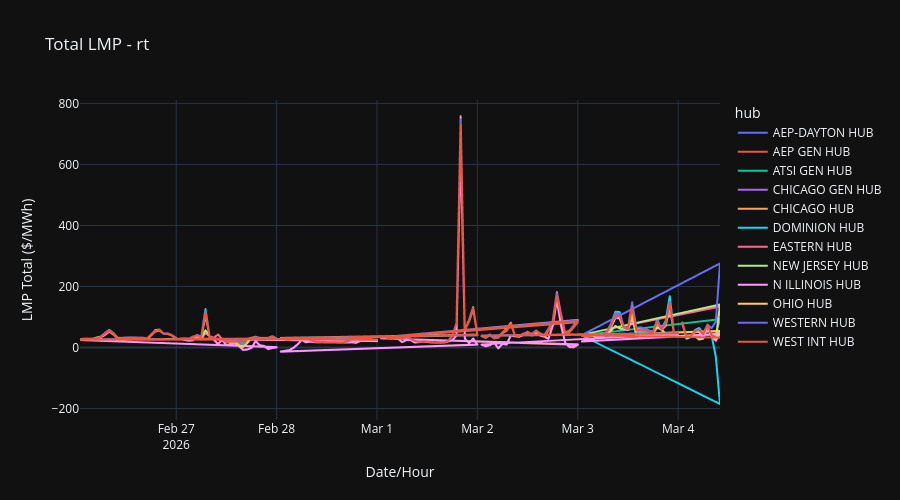
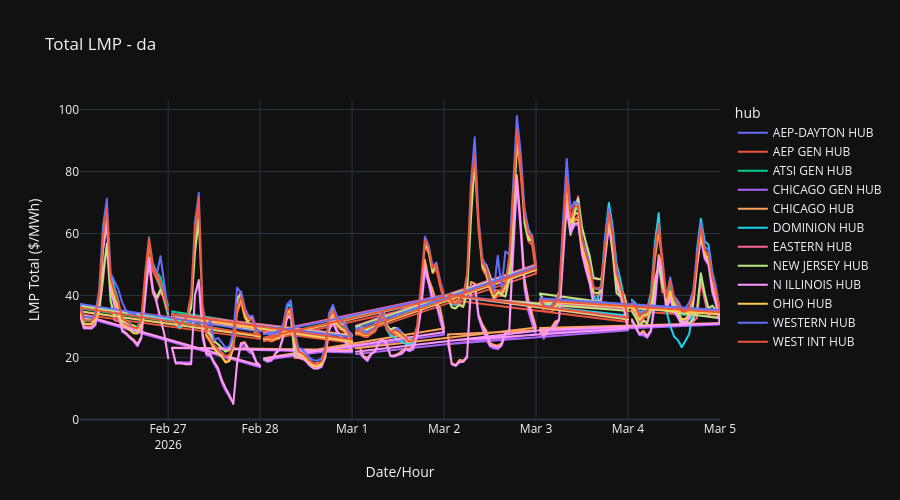
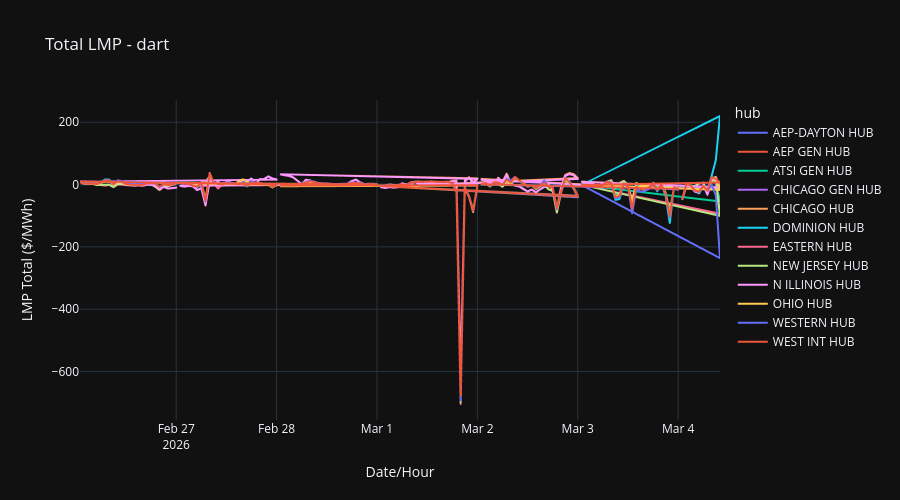

The notebook cell saved with these charts, in order:
### Markdown cell above
## Total LMP by Hub and Market

### Code cell
for market in df["market"].unique():
    df_market = df[df["market"] == market]
    fig = px.line(
        df_market,
        x="datetime",
        y="lmp_total",
        color="hub",
        title=f"Total LMP - {market}",
        labels={"lmp_total": "LMP Total ($/MWh)", "datetime": "Date/Hour"},
    )
    fig.update_layout(template="plotly_dark", height=500)
    fig.show()

### Figure 1 — Plotly figure (JSON) as saved in the notebook; plotly's stock layout.template omitted (floating-point values rounded to 4 significant figures; data arrays with more than 128 entries replaced by an {"elided": "..."} marker saying what was removed)
{"data": [{"hovertemplate": "hub=AEP-DAYTON HUB<br>Date/Hour=%{x}<br>LMP Total ($/MWh)=%{y}<extra></extra>", "legendgroup": "AEP-DAYTON HUB", "line": {"color": "#636efa", "dash": "solid"}, "marker": {"symbol": "circle"}, "mode": "lines", "name": "AEP-DAYTON HUB", "showlegend": true, "type": "scattergl", "x": {"elided": "154 str values"}, "xaxis": "x", "y": {"elided": "154 float values"}, "yaxis": "y"}, {"hovertemplate": "hub=AEP GEN HUB<br>Date/Hour=%{x}<br>LMP Total ($/MWh)=%{y}<extra></extra>", "legendgroup": "AEP GEN HUB", "line": {"color": "#EF553B", "dash": "solid"}, "marker": {"symbol": "circle"}, "mode": "lines", "name": "AEP GEN HUB", "showlegend": true, "type": "scattergl", "x": {"elided": "154 str values"}, "xaxis": "x", "y": {"elided": "154 float values"}, "yaxis": "y"}, {"hovertemplate": "hub=ATSI GEN HUB<br>Date/Hour=%{x}<br>LMP Total ($/MWh)=%{y}<extra></extra>", "legendgroup": "ATSI GEN HUB", "line": {"color": "#00cc96", "dash": "solid"}, "marker": {"symbol": "circle"}, "mode": "lines", "name": "ATSI GEN HUB", "showlegend": true, "type": "scattergl", "x": {"elided": "154 str values"}, "xaxis": "x", "y": {"elided": "154 float values"}, "yaxis": "y"}, {"hovertemplate": "hub=CHICAGO GEN HUB<br>Date/Hour=%{x}<br>LMP Total ($/MWh)=%{y}<extra></extra>", "legendgroup": "CHICAGO GEN HUB", "line": {"color": "#ab63fa", "dash": "solid"}, "marker": {"symbol": "circle"}, "mode": "lines", "name": "CHICAGO GEN HUB", "showlegend": true, "type": "scattergl", "x": {"elided": "154 str values"}, "xaxis": "x", "y": {"elided": "154 float values"}, "yaxis": "y"}, {"hovertemplate": "hub=CHICAGO HUB<br>Date/Hour=%{x}<br>LMP Total ($/MWh)=%{y}<extra></extra>", "legendgroup": "CHICAGO HUB", "line": {"color": "#FFA15A", "dash": "solid"}, "marker": {"symbol": "circle"}, "mode": "lines", "name": "CHICAGO HUB", "showlegend": true, "type": "scattergl", "x": {"elided": "154 str values"}, "xaxis": "x", "y": {"elided": "154 float values"}, "yaxis": "y"}, {"hovertemplate": "hub=DOMINION HUB<br>Date/Hour=%{x}<br>LMP Total ($/MWh)=%{y}<extra></extra>", "legendgroup": "DOMINION HUB", "line": {"color": "#19d3f3", "dash": "solid"}, "marker": {"symbol": "circle"}, "mode": "lines", "name": "DOMINION HUB", "showlegend": true, "type": "scattergl", "x": {"elided": "154 str values"}, "xaxis": "x", "y": {"elided": "154 float values"}, "yaxis": "y"}, {"hovertemplate": "hub=EASTERN HUB<br>Date/Hour=%{x}<br>LMP Total ($/MWh)=%{y}<extra></extra>", "legendgroup": "EASTERN HUB", "line": {"color": "#FF6692", "dash": "solid"}, "marker": {"symbol": "circle"}, "mode": "lines", "name": "EASTERN HUB", "showlegend": true, "type": "scattergl", "x": {"elided": "154 str values"}, "xaxis": "x", "y": {"elided": "154 float values"}, "yaxis": "y"}, {"hovertemplate": "hub=NEW JERSEY HUB<br>Date/Hour=%{x}<br>LMP Total ($/MWh)=%{y}<extra></extra>", "legendgroup": "NEW JERSEY HUB", "line": {"color": "#B6E880", "dash": "solid"}, "marker": {"symbol": "circle"}, "mode": "lines", "name": "NEW JERSEY HUB", "showlegend": true, "type": "scattergl", "x": {"elided": "154 str values"}, "xaxis": "x", "y": {"elided": "154 float values"}, "yaxis": "y"}, {"hovertemplate": "hub=N ILLINOIS HUB<br>Date/Hour=%{x}<br>LMP Total ($/MWh)=%{y}<extra></extra>", "legendgroup": "N ILLINOIS HUB", "line": {"color": "#FF97FF", "dash": "solid"}, "marker": {"symbol": "circle"}, "mode": "lines", "name": "N ILLINOIS HUB", "showlegend": true, "type": "scattergl", "x": {"elided": "154 str values"}, "xaxis": "x", "y": {"elided": "154 float values"}, "yaxis": "y"}, {"hovertemplate": "hub=OHIO HUB<br>Date/Hour=%{x}<br>LMP Total ($/MWh)=%{y}<extra></extra>", "legendgroup": "OHIO HUB", "line": {"color": "#FECB52", "dash": "solid"}, "marker": {"symbol": "circle"}, "mode": "lines", "name": "OHIO HUB", "showlegend": true, "type": "scattergl", "x": {"elided": "154 str values"}, "xaxis": "x", "y": {"elided": "154 float values"}, "yaxis": "y"}, {"hovertemplate": "hub=WESTERN HUB<br>Date/Hour=%{x}<br>LMP Total ($/MWh)=%{y}<extra></extra>", "legendgroup": "WESTERN HUB", "line": {"color": "#636efa", "dash": "solid"}, "marker": {"symbol": "circle"}, "mode": "lines", "name": "WESTERN HUB", "showlegend": true, "type": "scattergl", "x": {"elided": "154 str values"}, "xaxis": "x", "y": {"elided": "154 float values"}, "yaxis": "y"}, {"hovertemplate": "hub=WEST INT HUB<br>Date/Hour=%{x}<br>LMP Total ($/MWh)=%{y}<extra></extra>", "legendgroup": "WEST INT HUB", "line": {"color": "#EF553B", "dash": "solid"}, "marker": {"symbol": "circle"}, "mode": "lines", "name": "WEST INT HUB", "showlegend": true, "type": "scattergl", "x": {"elided": "154 str values"}, "xaxis": "x", "y": {"elided": "154 float values"}, "yaxis": "y"}], "layout": {"height": 500, "legend": {"title": {"text": "hub"}, "tracegroupgap": 0}, "title": {"text": "Total LMP - rt"}, "xaxis": {"anchor": "y", "domain": [0, 1], "title": {"text": "Date/Hour"}}, "yaxis": {"anchor": "x", "domain": [0, 1], "title": {"text": "LMP Total ($/MWh)"}}}}

### Figure 2 — Plotly figure (JSON) as saved in the notebook; plotly's stock layout.template omitted (floating-point values rounded to 4 significant figures; data arrays with more than 128 entries replaced by an {"elided": "..."} marker saying what was removed)
{"data": [{"hovertemplate": "hub=AEP-DAYTON HUB<br>Date/Hour=%{x}<br>LMP Total ($/MWh)=%{y}<extra></extra>", "legendgroup": "AEP-DAYTON HUB", "line": {"color": "#636efa", "dash": "solid"}, "marker": {"symbol": "circle"}, "mode": "lines", "name": "AEP-DAYTON HUB", "showlegend": true, "type": "scattergl", "x": {"elided": "168 str values"}, "xaxis": "x", "y": {"elided": "168 float values"}, "yaxis": "y"}, {"hovertemplate": "hub=AEP GEN HUB<br>Date/Hour=%{x}<br>LMP Total ($/MWh)=%{y}<extra></extra>", "legendgroup": "AEP GEN HUB", "line": {"color": "#EF553B", "dash": "solid"}, "marker": {"symbol": "circle"}, "mode": "lines", "name": "AEP GEN HUB", "showlegend": true, "type": "scattergl", "x": {"elided": "168 str values"}, "xaxis": "x", "y": {"elided": "168 float values"}, "yaxis": "y"}, {"hovertemplate": "hub=ATSI GEN HUB<br>Date/Hour=%{x}<br>LMP Total ($/MWh)=%{y}<extra></extra>", "legendgroup": "ATSI GEN HUB", "line": {"color": "#00cc96", "dash": "solid"}, "marker": {"symbol": "circle"}, "mode": "lines", "name": "ATSI GEN HUB", "showlegend": true, "type": "scattergl", "x": {"elided": "168 str values"}, "xaxis": "x", "y": {"elided": "168 float values"}, "yaxis": "y"}, {"hovertemplate": "hub=CHICAGO GEN HUB<br>Date/Hour=%{x}<br>LMP Total ($/MWh)=%{y}<extra></extra>", "legendgroup": "CHICAGO GEN HUB", "line": {"color": "#ab63fa", "dash": "solid"}, "marker": {"symbol": "circle"}, "mode": "lines", "name": "CHICAGO GEN HUB", "showlegend": true, "type": "scattergl", "x": {"elided": "168 str values"}, "xaxis": "x", "y": {"elided": "168 float values"}, "yaxis": "y"}, {"hovertemplate": "hub=CHICAGO HUB<br>Date/Hour=%{x}<br>LMP Total ($/MWh)=%{y}<extra></extra>", "legendgroup": "CHICAGO HUB", "line": {"color": "#FFA15A", "dash": "solid"}, "marker": {"symbol": "circle"}, "mode": "lines", "name": "CHICAGO HUB", "showlegend": true, "type": "scattergl", "x": {"elided": "168 str values"}, "xaxis": "x", "y": {"elided": "168 float values"}, "yaxis": "y"}, {"hovertemplate": "hub=DOMINION HUB<br>Date/Hour=%{x}<br>LMP Total ($/MWh)=%{y}<extra></extra>", "legendgroup": "DOMINION HUB", "line": {"color": "#19d3f3", "dash": "solid"}, "marker": {"symbol": "circle"}, "mode": "lines", "name": "DOMINION HUB", "showlegend": true, "type": "scattergl", "x": {"elided": "168 str values"}, "xaxis": "x", "y": {"elided": "168 float values"}, "yaxis": "y"}, {"hovertemplate": "hub=EASTERN HUB<br>Date/Hour=%{x}<br>LMP Total ($/MWh)=%{y}<extra></extra>", "legendgroup": "EASTERN HUB", "line": {"color": "#FF6692", "dash": "solid"}, "marker": {"symbol": "circle"}, "mode": "lines", "name": "EASTERN HUB", "showlegend": true, "type": "scattergl", "x": {"elided": "168 str values"}, "xaxis": "x", "y": {"elided": "168 float values"}, "yaxis": "y"}, {"hovertemplate": "hub=NEW JERSEY HUB<br>Date/Hour=%{x}<br>LMP Total ($/MWh)=%{y}<extra></extra>", "legendgroup": "NEW JERSEY HUB", "line": {"color": "#B6E880", "dash": "solid"}, "marker": {"symbol": "circle"}, "mode": "lines", "name": "NEW JERSEY HUB", "showlegend": true, "type": "scattergl", "x": {"elided": "168 str values"}, "xaxis": "x", "y": {"elided": "168 float values"}, "yaxis": "y"}, {"hovertemplate": "hub=N ILLINOIS HUB<br>Date/Hour=%{x}<br>LMP Total ($/MWh)=%{y}<extra></extra>", "legendgroup": "N ILLINOIS HUB", "line": {"color": "#FF97FF", "dash": "solid"}, "marker": {"symbol": "circle"}, "mode": "lines", "name": "N ILLINOIS HUB", "showlegend": true, "type": "scattergl", "x": {"elided": "168 str values"}, "xaxis": "x", "y": {"elided": "168 float values"}, "yaxis": "y"}, {"hovertemplate": "hub=OHIO HUB<br>Date/Hour=%{x}<br>LMP Total ($/MWh)=%{y}<extra></extra>", "legendgroup": "OHIO HUB", "line": {"color": "#FECB52", "dash": "solid"}, "marker": {"symbol": "circle"}, "mode": "lines", "name": "OHIO HUB", "showlegend": true, "type": "scattergl", "x": {"elided": "168 str values"}, "xaxis": "x", "y": {"elided": "168 float values"}, "yaxis": "y"}, {"hovertemplate": "hub=WESTERN HUB<br>Date/Hour=%{x}<br>LMP Total ($/MWh)=%{y}<extra></extra>", "legendgroup": "WESTERN HUB", "line": {"color": "#636efa", "dash": "solid"}, "marker": {"symbol": "circle"}, "mode": "lines", "name": "WESTERN HUB", "showlegend": true, "type": "scattergl", "x": {"elided": "168 str values"}, "xaxis": "x", "y": {"elided": "168 float values"}, "yaxis": "y"}, {"hovertemplate": "hub=WEST INT HUB<br>Date/Hour=%{x}<br>LMP Total ($/MWh)=%{y}<extra></extra>", "legendgroup": "WEST INT HUB", "line": {"color": "#EF553B", "dash": "solid"}, "marker": {"symbol": "circle"}, "mode": "lines", "name": "WEST INT HUB", "showlegend": true, "type": "scattergl", "x": {"elided": "168 str values"}, "xaxis": "x", "y": {"elided": "168 float values"}, "yaxis": "y"}], "layout": {"height": 500, "legend": {"title": {"text": "hub"}, "tracegroupgap": 0}, "title": {"text": "Total LMP - da"}, "xaxis": {"anchor": "y", "domain": [0, 1], "title": {"text": "Date/Hour"}}, "yaxis": {"anchor": "x", "domain": [0, 1], "title": {"text": "LMP Total ($/MWh)"}}}}

### Figure 3 — Plotly figure (JSON) as saved in the notebook; plotly's stock layout.template omitted (floating-point values rounded to 4 significant figures; data arrays with more than 128 entries replaced by an {"elided": "..."} marker saying what was removed)
{"data": [{"hovertemplate": "hub=AEP-DAYTON HUB<br>Date/Hour=%{x}<br>LMP Total ($/MWh)=%{y}<extra></extra>", "legendgroup": "AEP-DAYTON HUB", "line": {"color": "#636efa", "dash": "solid"}, "marker": {"symbol": "circle"}, "mode": "lines", "name": "AEP-DAYTON HUB", "showlegend": true, "type": "scattergl", "x": {"elided": "154 str values"}, "xaxis": "x", "y": {"elided": "154 float values"}, "yaxis": "y"}, {"hovertemplate": "hub=AEP GEN HUB<br>Date/Hour=%{x}<br>LMP Total ($/MWh)=%{y}<extra></extra>", "legendgroup": "AEP GEN HUB", "line": {"color": "#EF553B", "dash": "solid"}, "marker": {"symbol": "circle"}, "mode": "lines", "name": "AEP GEN HUB", "showlegend": true, "type": "scattergl", "x": {"elided": "154 str values"}, "xaxis": "x", "y": {"elided": "154 float values"}, "yaxis": "y"}, {"hovertemplate": "hub=ATSI GEN HUB<br>Date/Hour=%{x}<br>LMP Total ($/MWh)=%{y}<extra></extra>", "legendgroup": "ATSI GEN HUB", "line": {"color": "#00cc96", "dash": "solid"}, "marker": {"symbol": "circle"}, "mode": "lines", "name": "ATSI GEN HUB", "showlegend": true, "type": "scattergl", "x": {"elided": "154 str values"}, "xaxis": "x", "y": {"elided": "154 float values"}, "yaxis": "y"}, {"hovertemplate": "hub=CHICAGO GEN HUB<br>Date/Hour=%{x}<br>LMP Total ($/MWh)=%{y}<extra></extra>", "legendgroup": "CHICAGO GEN HUB", "line": {"color": "#ab63fa", "dash": "solid"}, "marker": {"symbol": "circle"}, "mode": "lines", "name": "CHICAGO GEN HUB", "showlegend": true, "type": "scattergl", "x": {"elided": "154 str values"}, "xaxis": "x", "y": {"elided": "154 float values"}, "yaxis": "y"}, {"hovertemplate": "hub=CHICAGO HUB<br>Date/Hour=%{x}<br>LMP Total ($/MWh)=%{y}<extra></extra>", "legendgroup": "CHICAGO HUB", "line": {"color": "#FFA15A", "dash": "solid"}, "marker": {"symbol": "circle"}, "mode": "lines", "name": "CHICAGO HUB", "showlegend": true, "type": "scattergl", "x": {"elided": "154 str values"}, "xaxis": "x", "y": {"elided": "154 float values"}, "yaxis": "y"}, {"hovertemplate": "hub=DOMINION HUB<br>Date/Hour=%{x}<br>LMP Total ($/MWh)=%{y}<extra></extra>", "legendgroup": "DOMINION HUB", "line": {"color": "#19d3f3", "dash": "solid"}, "marker": {"symbol": "circle"}, "mode": "lines", "name": "DOMINION HUB", "showlegend": true, "type": "scattergl", "x": {"elided": "154 str values"}, "xaxis": "x", "y": {"elided": "154 float values"}, "yaxis": "y"}, {"hovertemplate": "hub=EASTERN HUB<br>Date/Hour=%{x}<br>LMP Total ($/MWh)=%{y}<extra></extra>", "legendgroup": "EASTERN HUB", "line": {"color": "#FF6692", "dash": "solid"}, "marker": {"symbol": "circle"}, "mode": "lines", "name": "EASTERN HUB", "showlegend": true, "type": "scattergl", "x": {"elided": "154 str values"}, "xaxis": "x", "y": {"elided": "154 float values"}, "yaxis": "y"}, {"hovertemplate": "hub=NEW JERSEY HUB<br>Date/Hour=%{x}<br>LMP Total ($/MWh)=%{y}<extra></extra>", "legendgroup": "NEW JERSEY HUB", "line": {"color": "#B6E880", "dash": "solid"}, "marker": {"symbol": "circle"}, "mode": "lines", "name": "NEW JERSEY HUB", "showlegend": true, "type": "scattergl", "x": {"elided": "154 str values"}, "xaxis": "x", "y": {"elided": "154 float values"}, "yaxis": "y"}, {"hovertemplate": "hub=N ILLINOIS HUB<br>Date/Hour=%{x}<br>LMP Total ($/MWh)=%{y}<extra></extra>", "legendgroup": "N ILLINOIS HUB", "line": {"color": "#FF97FF", "dash": "solid"}, "marker": {"symbol": "circle"}, "mode": "lines", "name": "N ILLINOIS HUB", "showlegend": true, "type": "scattergl", "x": {"elided": "154 str values"}, "xaxis": "x", "y": {"elided": "154 float values"}, "yaxis": "y"}, {"hovertemplate": "hub=OHIO HUB<br>Date/Hour=%{x}<br>LMP Total ($/MWh)=%{y}<extra></extra>", "legendgroup": "OHIO HUB", "line": {"color": "#FECB52", "dash": "solid"}, "marker": {"symbol": "circle"}, "mode": "lines", "name": "OHIO HUB", "showlegend": true, "type": "scattergl", "x": {"elided": "154 str values"}, "xaxis": "x", "y": {"elided": "154 float values"}, "yaxis": "y"}, {"hovertemplate": "hub=WESTERN HUB<br>Date/Hour=%{x}<br>LMP Total ($/MWh)=%{y}<extra></extra>", "legendgroup": "WESTERN HUB", "line": {"color": "#636efa", "dash": "solid"}, "marker": {"symbol": "circle"}, "mode": "lines", "name": "WESTERN HUB", "showlegend": true, "type": "scattergl", "x": {"elided": "154 str values"}, "xaxis": "x", "y": {"elided": "154 float values"}, "yaxis": "y"}, {"hovertemplate": "hub=WEST INT HUB<br>Date/Hour=%{x}<br>LMP Total ($/MWh)=%{y}<extra></extra>", "legendgroup": "WEST INT HUB", "line": {"color": "#EF553B", "dash": "solid"}, "marker": {"symbol": "circle"}, "mode": "lines", "name": "WEST INT HUB", "showlegend": true, "type": "scattergl", "x": {"elided": "154 str values"}, "xaxis": "x", "y": {"elided": "154 float values"}, "yaxis": "y"}], "layout": {"height": 500, "legend": {"title": {"text": "hub"}, "tracegroupgap": 0}, "title": {"text": "Total LMP - dart"}, "xaxis": {"anchor": "y", "domain": [0, 1], "title": {"text": "Date/Hour"}}, "yaxis": {"anchor": "x", "domain": [0, 1], "title": {"text": "LMP Total ($/MWh)"}}}}
